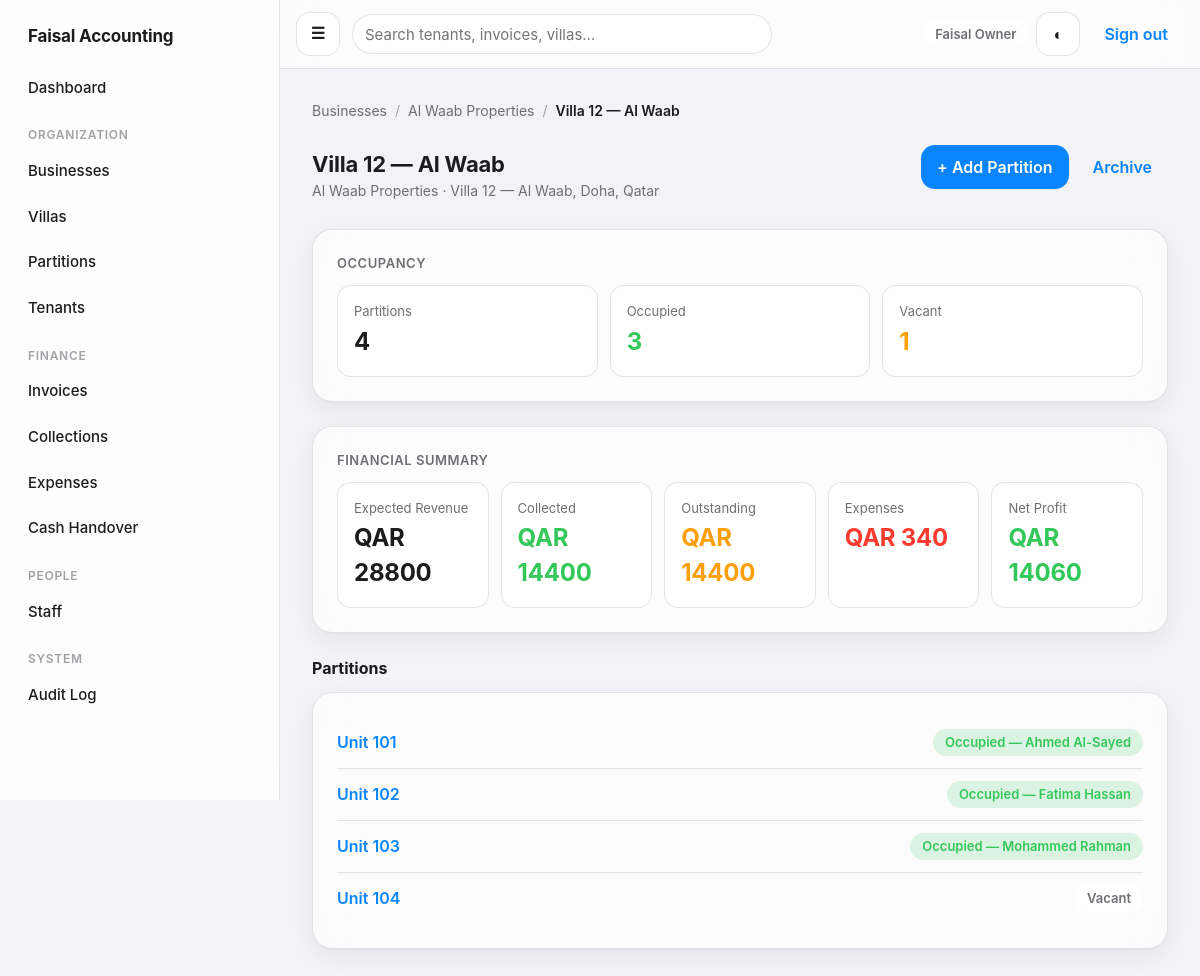
/villas/1/ (signed in), run on the app's committed database.
### apps/accounts/models.py (models this page shows, shortened)
class User(AbstractUser):
    is_owner = models.BooleanField(default=False, help_text='Sees and can operate on every business/villa/financial record.')
    phone = models.CharField(max_length=32, blank=True)
    class Meta:
        ordering = ['username']

### apps/businesses/models.py (models this page shows, shortened)
class Business(models.Model):
    name = models.CharField(max_length=200, unique=True)
    description = models.TextField(blank=True)
    is_archived = models.BooleanField(default=False)
    created_at = models.DateTimeField(auto_now_add=True)
    created_by = models.ForeignKey(settings.AUTH_USER_MODEL, on_delete=models.PROTECT, related_name='+')
    class Meta:
        ordering = ['name']
        verbose_name_plural = 'businesses'

### apps/villas/models.py (models this page shows, shortened)
class Villa(models.Model):
    business = models.ForeignKey('businesses.Business', on_delete=models.PROTECT, related_name='villas')
    name = models.CharField(max_length=200)
    address = models.TextField(blank=True)
    landlord_name = models.CharField(max_length=200, blank=True)
    landlord_contact = models.CharField(max_length=200, blank=True)
    contract_start = models.DateField(null=True, blank=True)
    contract_end = models.DateField(null=True, blank=True)
    is_archived = models.BooleanField(default=False)
    created_at = models.DateTimeField(auto_now_add=True)
    created_by = models.ForeignKey(settings.AUTH_USER_MODEL, on_delete=models.PROTECT, related_name='+')
    class Meta:
        ordering = ['business__name', 'name']
        constraints = [models.UniqueConstraint(fields=['business', 'name'], name='unique_villa_name_per_business')]

class Partition(models.Model):
    class Status(models.TextChoices):
        ACTIVE = ('active', 'Active')
        ARCHIVED = ('archived', 'Archived')
    villa = models.ForeignKey(Villa, on_delete=models.PROTECT, related_name='partitions')
    name = models.CharField(max_length=100)
    description = models.TextField(blank=True)
    status = models.CharField(max_length=20, choices=Status.choices, default=Status.ACTIVE)
    created_at = models.DateTimeField(auto_now_add=True)
    created_by = models.ForeignKey(settings.AUTH_USER_MODEL, on_delete=models.PROTECT, related_name='+')
    updated_at = models.DateTimeField(auto_now=True)
    updated_by = models.ForeignKey(settings.AUTH_USER_MODEL, on_delete=models.PROTECT, related_name='+', null=True, blank=True)
    class Meta:
        ordering = ['villa__name', 'name']
        constraints = [models.UniqueConstraint(fields=['villa', 'name'], name='unique_partition_name_per_villa')]
    @property
    def current_tenant(self):
        from apps.tenancy.models import Tenant
        return self.tenancies.filter(status=Tenant.Status.ACTIVE).first()
    @property
    def is_occupied(self) -> bool:
        return self.current_tenant is not None

### apps/tenancy/models.py (models this page shows, shortened)
class Tenant(models.Model):
    class Status(models.TextChoices):
        ACTIVE = ('active', 'Active')
        MOVED_OUT = ('moved_out', 'Moved Out')
        ARCHIVED = ('archived', 'Archived')
    partition = models.ForeignKey('villas.Partition', on_delete=models.PROTECT, related_name='tenancies')
    name = models.CharField(max_length=200)
    mobile = models.CharField(max_length=32, blank=True)
    id_document_number = models.CharField(max_length=64, blank=True)
    nationality = models.CharField(max_length=100, blank=True)
    move_in_date = models.DateField()
    move_out_date = models.DateField(null=True, blank=True)
    monthly_rent = models.DecimalField(max_digits=12, decimal_places=2)
    deposit = models.DecimalField(max_digits=12, decimal_places=2, default=Decimal('0.00'))
    status = models.CharField(max_length=20, choices=Status.choices, default=Status.ACTIVE)
    notes = models.TextField(blank=True)
    created_at = models.DateTimeField(auto_now_add=True)
    created_by = models.ForeignKey(settings.AUTH_USER_MODEL, on_delete=models.PROTECT, related_name='+')
    updated_at = models.DateTimeField(auto_now=True)
    updated_by = models.ForeignKey(settings.AUTH_USER_MODEL, on_delete=models.PROTECT, related_name='+', null=True, blank=True)
    class Meta:
        ordering = ['-move_in_date']
        constraints = [models.UniqueConstraint(fields=['partition'], condition=models.Q(status='active'), name='unique_active_tenant_per_partition'), models.CheckConstraint(check=models.Q(monthly_rent__gte=0) & models.Q(deposit__gte=0), name='tenant_amounts_non_negative')]

### apps/villas/views.py (the view)
# urls.py: urlpatterns = [path('villas/', views.villa_list, name='villa_list'), path('villas/new/', views.villa_create, name='villa_create'), path('villas/<int:pk>/', views.villa_detail, name='villa_detail'), pa
@login_required
def villa_detail(request, pk):
    villa = get_object_or_404(selectors.villas_visible_to(request.user), pk=pk)
    partitions = selectors.partitions_visible_to(request.user).filter(villa=villa).select_related().order_by('name')
    context = {'villa': villa, 'partitions': partitions, 'occupied_count': partitions.filter(tenancies__status='active').distinct().count(), 'can_manage': request.user.is_owner or selectors.is_business_manager_of(request.user, villa.business) or selectors.is_villa_staff_of(request.user, villa), 'can_view_financials': selectors.can_view_financial_kpis(request.user), 'breadcrumbs': [('Businesses', reverse('businesses:list')), (villa.business.name, reverse('businesses:detail', args=[villa.business.pk])), (villa.name, None)]}
    context['vacant_count'] = partitions.count() - context['occupied_count']
    if context['can_view_financials']:
        from apps.billing import selectors as billing_selectors
        from apps.expenses import selectors as expenses_selectors
        invoices = selectors.invoices_visible_to(request.user).filter(partition__villa=villa)
        expenses = selectors.expenses_visible_to(request.user).filter(villa=villa)
        context.update(expected_revenue=billing_selectors.expected_revenue(invoices), collected=billing_selectors.collected_amount(invoices), outstanding=billing_selectors.outstanding_amount(invoices), total_expenses=expenses_selectors.valid_expense_total(expenses), net_profit=billing_selectors.profit(invoices, expenses))
    return render(request, 'villas/villa_detail.html', context)

### apps/accounts/context_processors.py (called while the page is built)
def nav(request):
    user = getattr(request, 'user', None)
    if user is None or not user.is_authenticated:
        return {}
    has_any_scope = user.is_owner or selectors.villas_visible_to(user).exists()
    return {'nav_has_scope': has_any_scope, 'nav_can_view_financials': selectors.can_view_financial_kpis(user), 'nav_can_manage_users': user.is_owner, 'nav_can_manage_operations': selectors.can_manage_villas_and_tenants(user), 'nav_pending_handover_count': _pending_handover_count(user) if has_any_scope else 0}

def _pending_handover_count(user):
    from apps.cash.models import CashHandover
    qs = selectors.cash_handovers_visible_to(user).filter(status=CashHandover.Status.SUBMITTED)
    if not user.is_owner and (not Assignment.objects.filter(user=user, role__in=[Assignment.Role.BUSINESS_MANAGER, Assignment.Role.ACCOUNTANT]).exists()):
        return 0
    return qs.count()

### apps/accounts/selectors.py (called while the page is built, shortened)
def villas_visible_to(user) -> QuerySet[Villa]:
    if user.is_owner:
        return Villa.objects.all()
    return Villa.objects.filter(Q(business__manager_assignments__user=user) | Q(staff_assignments__user=user)).distinct()

def partitions_visible_to(user) -> QuerySet[Partition]:
    if user.is_owner:
        return Partition.objects.all()
    return Partition.objects.filter(villa__in=villas_visible_to(user))

def invoices_visible_to(user) -> QuerySet[Invoice]:
    if user.is_owner:
        return Invoice.objects.all()
    return Invoice.objects.filter(partition__in=partitions_visible_to(user))

def expenses_visible_to(user) -> QuerySet[Expense]:
    if user.is_owner:
        return Expense.objects.all()
    return Expense.objects.filter(Q(villa__in=villas_visible_to(user)) | Q(villa__isnull=True, business__in=businesses_managed_by(user))).distinct()

def cash_handovers_visible_to(user) -> QuerySet[CashHandover]:
    if user.is_owner:
        return CashHandover.objects.all()

def can_view_financial_kpis(user) -> bool:
    if user.is_owner:
        return True
    return Assignment.objects.filter(user=user, role__in=[Assignment.Role.BUSINESS_MANAGER, Assignment.Role.ACCOUNTANT]).exists()

def can_manage_villas_and_tenants(user) -> bool:
    if user.is_owner:
        return True
    return Assignment.objects.filter(user=user, role__in=[Assignment.Role.BUSINESS_MANAGER, Assignment.Role.VILLA_STAFF]).exists()

### apps/audit/context.py (called while the page is built)
def clear_context() -> None:
    _current_request_context.set(None)

### templates/villas/villa_detail.html (shortened to what this page needs)
{% extends "base.html" %}
{% block content %}
  <div class="page-header">
    <div>
      <h1>{{ villa.name }}</h1>
      <div class="page-header__meta">{{ villa.business.name }}{% if villa.address %} · {{ villa.address }}{% endif %}</div>
    </div>
    {% if can_manage %}
      <div class="quick-actions">
        <a class="btn btn--primary" href="{% url 'villas:partition_create' villa.pk %}">+ Add Partition</a>
        <a class="btn btn--ghost" href="{% url 'villas:villa_archive' villa.pk %}">Archive</a>
      </div>
    {% endif %}
  </div>
  <div class="card">
    <div class="card__title">Occupancy</div>
    <div class="grid--kpi">
      <div class="kpi"><div class="kpi__label">Partitions</div><div class="kpi__value">{{ partitions.count }}</div></div>
      <div class="kpi"><div class="kpi__label">Occupied</div><div class="kpi__value kpi__value--success">{{ occupied_count }}</div></div>
      <div class="kpi"><div class="kpi__label">Vacant</div><div class="kpi__value kpi__value--warning">{{ vacant_count }}</div></div>
    </div>
  </div>
  {% if can_view_financials %}
    <div class="card">
      <div class="card__title">Financial summary</div>
      <div class="grid--kpi">
        <div class="kpi"><div class="kpi__label">Expected Revenue</div><div class="kpi__value">QAR {{ expected_revenue }}</div></div>
        <div class="kpi"><div class="kpi__label">Collected</div><div class="kpi__value kpi__value--success">QAR {{ collected }}</div></div>
        <div class="kpi"><div class="kpi__label">Outstanding</div><div class="kpi__value kpi__value--warning">QAR {{ outstanding }}</div></div>
        <div class="kpi"><div class="kpi__label">Expenses</div><div class="kpi__value kpi__value--danger">QAR {{ total_expenses }}</div></div>
        <div class="kpi"><div class="kpi__label">Net Profit</div><div class="kpi__value {% if net_profit >= 0 %}kpi__value--success{% else %}kpi__value--danger{% endif %}">QAR {{ net_profit }}</div></div>
      </div>
    </div>
  {% endif %}
  <div class="detail-section">
    <div class="detail-section__title">Partitions</div>
    <div class="card">
      {% if partitions %}
        {% for partition in partitions %}
          <div class="list-row">
            <a class="list-row__title" href="{% url 'villas:partition_detail' partition.pk %}">{{ partition.name }}</a>
            {% if partition.is_occupied %}
              <span class="pill pill--success">Occupied — {{ partition.current_tenant.name }}</span>
            {% else %}
              <span class="pill pill--neutral">Vacant</span>
            {% endif %}
          </div>
        {% endfor %}
      {% else %}
        <div class="empty-state">
          <div class="empty-state__title">No partitions have been created yet.</div>
          <p>Add a partition to start assigning tenants and billing.</p>
          {% if can_manage %}<a class="btn btn--primary" href="{% url 'villas:partition_create' villa.pk %}">+ Add Partition</a>{% endif %}
        </div>
      {% endif %}
    </div>
  </div>
{% endblock %}

### templates/base.html (shortened to what this page needs)
{% load static %}
<!doctype html>
<html lang="en">
<head>
  <link rel="stylesheet" href="{% static 'css/design-system.css' %}">
</head>
<body>
  <div class="app-shell">
    <aside class="sidebar" aria-label="Main navigation">
      <div class="sidebar__brand">Faisal Accounting</div>
      {% if user.is_authenticated %}
        <a class="sidebar__link{% if request.resolver_match.app_name == 'dashboard' %} sidebar__link--active{% endif %}" href="{% url 'dashboard:home' %}">Dashboard</a>
        {% if nav_has_scope %}
          <div class="sidebar__section">Organization</div>
          <a class="sidebar__link{% if request.resolver_match.app_name == 'businesses' %} sidebar__link--active{% endif %}" href="{% url 'businesses:list' %}">Businesses</a>
          <a class="sidebar__link{% if request.resolver_match.url_name == 'villa_list' %} sidebar__link--active{% endif %}" href="{% url 'villas:villa_list' %}">Villas</a>
          <a class="sidebar__link{% if request.resolver_match.url_name == 'partition_list' %} sidebar__link--active{% endif %}" href="{% url 'villas:partition_list' %}">Partitions</a>
          <a class="sidebar__link{% if request.resolver_match.app_name == 'tenancy' %} sidebar__link--active{% endif %}" href="{% url 'tenancy:list' %}">Tenants</a>
          <div class="sidebar__section">Finance</div>
          <a class="sidebar__link{% if request.resolver_match.url_name == 'invoice_list' or request.resolver_match.url_name == 'invoice_detail' %} sidebar__link--active{% endif %}" href="{% url 'billing:invoice_list' %}">Invoices</a>
          <a class="sidebar__link{% if request.resolver_match.url_name == 'payment_list' %} sidebar__link--active{% endif %}" href="{% url 'billing:payment_list' %}">Collections</a>
          <a class="sidebar__link{% if request.resolver_match.app_name == 'expenses' %} sidebar__link--active{% endif %}" href="{% url 'expenses:list' %}">Expenses</a>
          <a class="sidebar__link{% if request.resolver_match.app_name == 'cash' %} sidebar__link--active{% endif %}" href="{% url 'cash:handover_list' %}">
            <span>Cash Handover</span>
          </a>
        {% endif %}
        {% if nav_can_manage_users %}
          <div class="sidebar__section">People</div>
          <a class="sidebar__link{% if request.resolver_match.url_name == 'staff_list' %} sidebar__link--active{% endif %}" href="{% url 'accounts:staff_list' %}">Staff</a>
        {% endif %}
        {% if user.is_owner %}
          <div class="sidebar__section">System</div>
          <a class="sidebar__link{% if request.resolver_match.app_name == 'audit' %} sidebar__link--active{% endif %}" href="{% url 'audit:list' %}">Audit Log</a>
        {% endif %}
      {% endif %}
    </aside>
    <div class="content-area">
      <header class="topbar">
        <label for="nav-toggle" class="btn btn--icon sidebar-toggle-label" aria-label="Open menu">&#9776;</label>
        {% if user.is_authenticated and nav_has_scope %}
          <form class="topbar__search" method="get" action="{% url 'dashboard:search' %}" role="search">
            <input type="search" name="q" placeholder="Search tenants, invoices, villas…" value="{{ request.GET.q|default:'' }}" aria-label="Global search">
          </form>
        {% endif %}
        <div class="topbar__actions">
          {% if user.is_authenticated %}
            <span class="pill pill--neutral">{{ user.get_full_name|default:user.username }}</span>
          {% endif %}
          <button class="btn btn--icon" type="button" data-theme-toggle aria-label="Toggle dark mode">&#9680;</button>
          {% if user.is_authenticated %}
            <form method="post" action="{% url 'accounts:logout' %}">
              <button class="btn btn--ghost" type="submit">Sign out</button>
            </form>
          {% endif %}
        </div>
      </header>
      <main class="main">
        {% if breadcrumbs %}{% include "components/breadcrumbs.html" %}{% endif %}
        {% block content %}{% endblock %}
      </main>
    </div>
  </div>
</body>
</html>

### templates/components/breadcrumbs.html
<nav class="breadcrumbs" aria-label="Breadcrumb">
  {% for label, url in breadcrumbs %}
    {% if not forloop.last and url %}
      <a href="{{ url }}">{{ label }}</a><span class="breadcrumbs__sep">/</span>
    {% else %}
      <span class="breadcrumbs__current">{{ label }}</span>
    {% endif %}
  {% endfor %}
</nav>

### data on the page
User: get_full_name "Faisal Owner"
Business: breadcrumbs "Al Waab Properties"
Villa: breadcrumbs "Villa 12 — Al Waab", name "Villa 12 — Al Waab", business.name "Al Waab Properties", address "Villa 12 — Al Waab, Doha, Qatar"
Partition: name "Unit 101", current_tenant.name "Ahmed Al-Sayed"
Partition: name "Unit 102", current_tenant.name "Fatima Hassan"
Partition: name "Unit 103", current_tenant.name "Mohammed Rahman"
Partition: name "Unit 104", shows "Vacant"

### other printed values
{{ label }} "Businesses"
{{ partitions.count }} "4"
{{ occupied_count }} "3"
{{ vacant_count }} "1"
{{ expected_revenue }} "28800"
{{ collected }} "14400"
{{ outstanding }} "14400"
{{ total_expenses }} "340"
{{ net_profit }} "14060"
